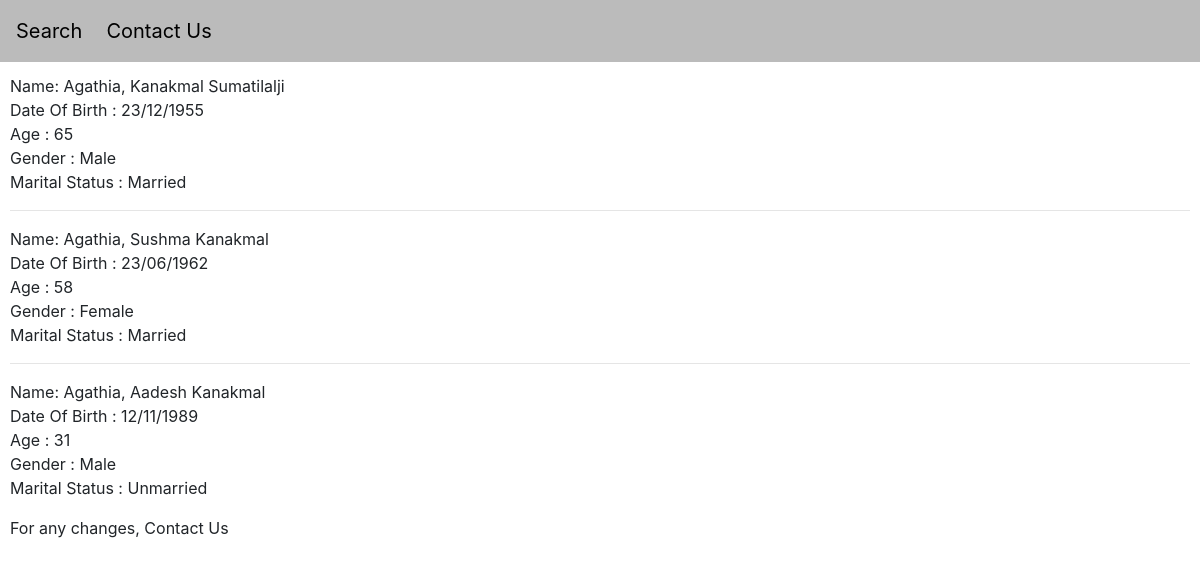
/family/2, run on the app's committed database.
### search/models.py (models this page shows, shortened)
class People(models.Model):
    class Mar(models.TextChoices):
        MARRIED = 'MR', _('Married')
        UNMARRIED = 'UM', _('Unmarried')
        DIVORCEE = 'DE', _('Divorcee')
        WIDOWER = 'WR', _('Widower')
        WIDOW = 'WW', _('Widow')
    class G(models.TextChoices):
        MALE = 'M', _('Male')
        FEMALE = 'F', _('Female')
    SurName = models.TextField()
    Name = models.TextField()
    MiddleName = models.TextField(blank=True, null=True)
    DOB = models.DateField(blank=True, null=True)
    Age = models.PositiveIntegerField(default=0)
    Gender = models.CharField(max_length=1, choices=G.choices, default=G.MALE)
    MaritalStatus = models.CharField(max_length=2, choices=Mar.choices, default=Mar.UNMARRIED)
    FamilyNo = models.PositiveIntegerField(validators=[MinValueValidator(1)])
    Head = models.BooleanField(default=False)
    def serialize(self):
        for p in People.G.choices:
            if self.Gender in list(p):
                break
        s = p[1]
        for p in People.Mar.choices:
            if self.MaritalStatus in list(p):
                f = p[1]
        if self.DOB:
            v = self.DOB.strftime('%d/%m/%Y')
        else:
            v = self.DOB
        return {
            "id": self.id,
            "SurName": self.SurName,
            "Name": self.Name,
            "MiddleName": self.MiddleName,
            "DOB": v,
            "Age": self.Age,
            "Gender": s,
            "MaritalStatus": f,
            "Head": self.Head,
            "FamilyNo": self.FamilyNo
        }

### search/views.py (the view)
# urls.py: path('family/<int:familyno>', views.family, name='family'),
def family(request, familyno):
    people = People.objects.filter(FamilyNo = familyno)
    return render(request, 'search/family.html', {
        "p" : [p.serialize() for p in people],
        "last" : people[people.count()-1].id
    })

### search/templates/search/family.html (shortened to what this page needs)
{% extends 'search/layout.html' %}
{% block body %}
    {% for person in p %}
        {% if person.MiddleName %}
            Name: {{person.SurName}}, {{person.Name}} {{person.MiddleName}}<br>
        {% else %}
            Name: {{person.SurName}}, {{person.Name}}<br>
        {% endif %}
        {% if person.DOB %}
            Date Of Birth : {{person.DOB}}<br>
            Age : {{person.Age}}<br>
        {% else %}
            Date Of Birth : Not in Data<br>
            Age : Not in Data<br>
        {% endif %}
        Gender : {{person.Gender}}<br>
        Marital Status : {{person.MaritalStatus}}<br>
        {% if person.id != last %}
            <hr>
        {% else %}
            <p></p>
        {% endif %}
    {% endfor %}
    For any changes, <a>Contact Us</a>
{% endblock %}

### data on the page
People: SurName "Agathia", Name "Kanakmal", MiddleName "Sumatilalji"
People: SurName "Agathia", Name "Sushma", MiddleName "Kanakmal"
People: SurName "Agathia", Name "Aadesh", MiddleName "Kanakmal"

### other printed values
{{ person.DOB }} "23/12/1955" "23/06/1962" "12/11/1989"
{{ person.Age }} "65" "58" "31"
{{ person.Gender }} "Male" "Female" "Male"
{{ person.MaritalStatus }} "Married" "Married" "Unmarried"
